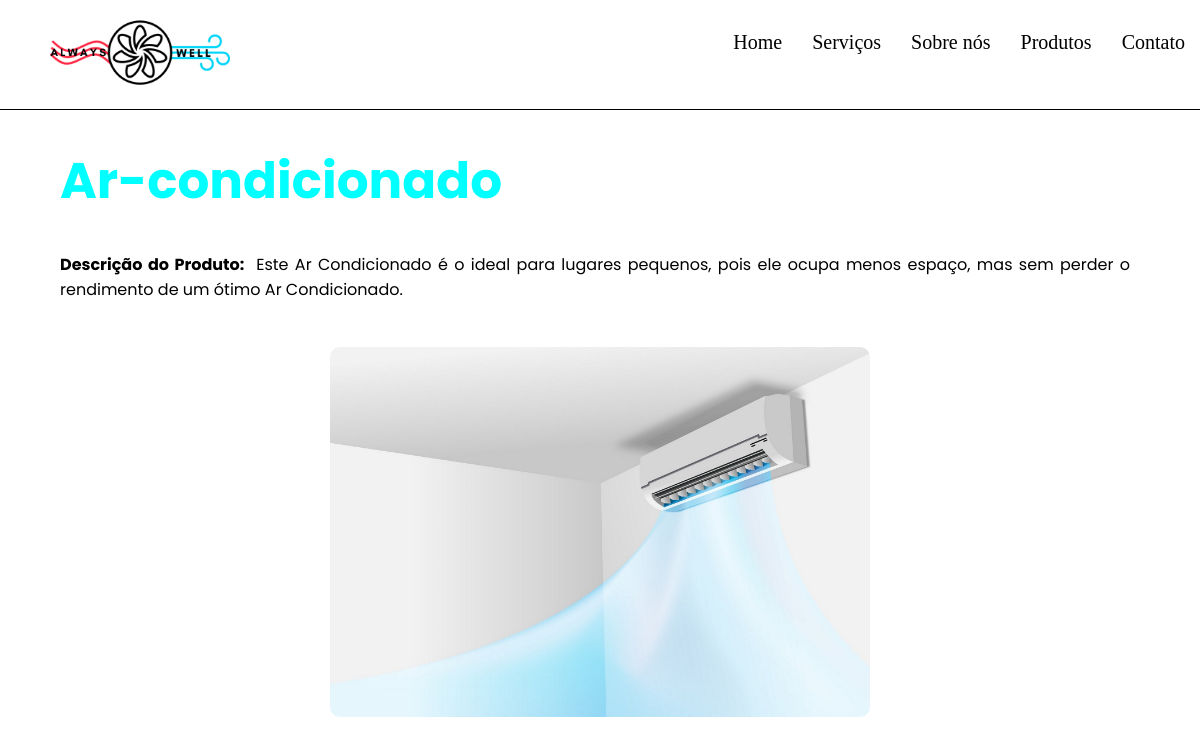
Page /produtos.php?id_produto=3 on the committed database.
### tables this page shows
CREATE TABLE `tbprodutos` (
  `id_produto` int(11) NOT NULL,
  `descri_produto` varchar(100) NOT NULL,
  `resumo_produto` varchar(1000) DEFAULT NULL,
  `imagem_produto` varchar(50) DEFAULT NULL
);

### produtos.php (the view, shortened to what this page needs)
<?php
include 'conn/connect.php';
$produto = $_GET['id_produto'];
$lista = $conn->query("select * from tbprodutos where id_produto = '$produto'");
$row_produto = $lista->fetch_assoc();
?>
<!DOCTYPE html>
<html lang="pt-BR">
<head>
    <link rel="stylesheet" href="css/style.css">
</head>
<body>
<main>
    <div class="content">
        <div class="left-side">
            <h1><strong><?php echo $row_produto['descri_produto']?></strong></h1>
            <p><strong>Descrição do Produto:&nbsp;</strong> <?php echo $row_produto['resumo_produto']; ?></p>
        </div>
        <div class="rigth-side">
            <img src="img/<?php echo $row_produto['imagem_produto']?>">
        </div>
    </div>
</main>
</body>
</html>

### css/style.css (style rules this page uses)
.topo { background-color: #fff; width: 100%; border-bottom: 1px solid black; }
.logo { width: 15vw; margin-left: 50px; }
.topo ul { list-style: none; padding: 0; margin-right: 300px; }
.topo ul li { display: inline; }
.topo ul li a { font-size: 15pt; display: inline-block; color: black; text-decoration: none; padding: 15px; float: right; }
body { cursor: url(../img/cursor.cur), default; margin: 0; padding: 0; }
.content { display: flex; font-family: 'Poppins', sans-serif; padding: 0 5%; }
.left-side { width: 100%; }
.left-side h1 { font-size: 50px; color: aqua; }
.left-side p { text-align: justify; padding-right: 10px; }
.rigth-side { width: 100%; }
.rigth-side img { width: 100%; border-radius: 10px; margin-top: 45px; }
@media screen and (max-width: 1200px) { .topo ul { margin-right: 0px; } }
@media screen and (max-width: 1200px) { .content { display: block; } }
@media screen and (max-width: 1200px) { .rigth-side img { display: block; width: 50%; padding-top: 0px; margin-left: auto; margin-right: auto; } }

### rows in the picture
tbprodutos: descri_produto "Ar-condicionado", resumo_produto "Este Ar Condicionado é o ideal para lugares pequenos, pois ele ocupa menos espaço, mas sem perder o rendimento de um ótimo Ar Condicionado.", imagem_produto (picture)
